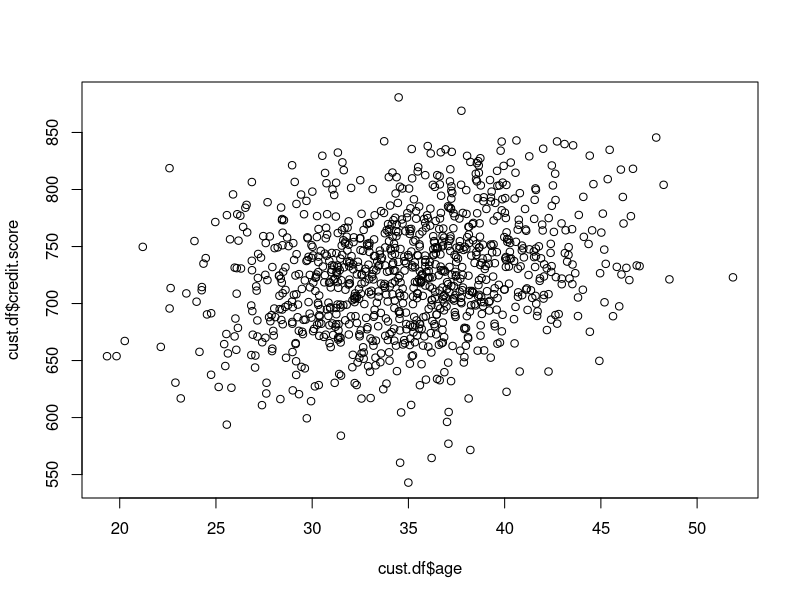
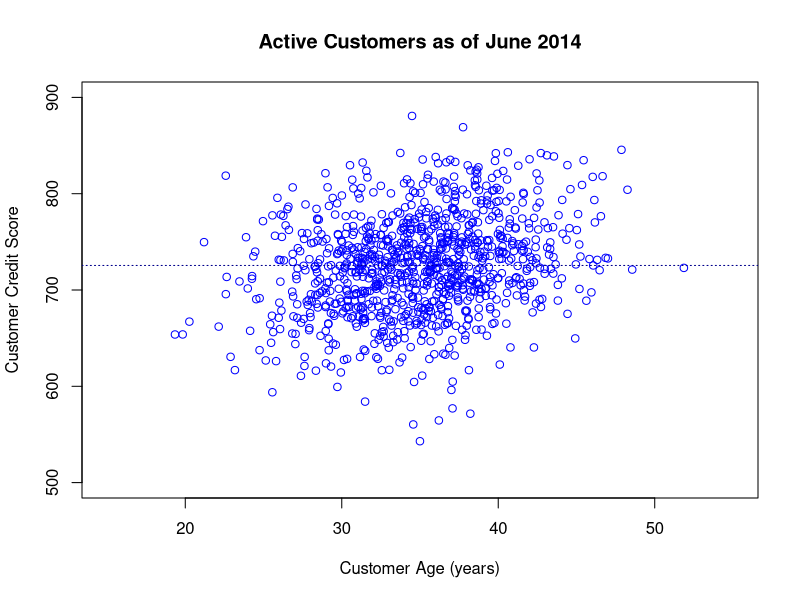
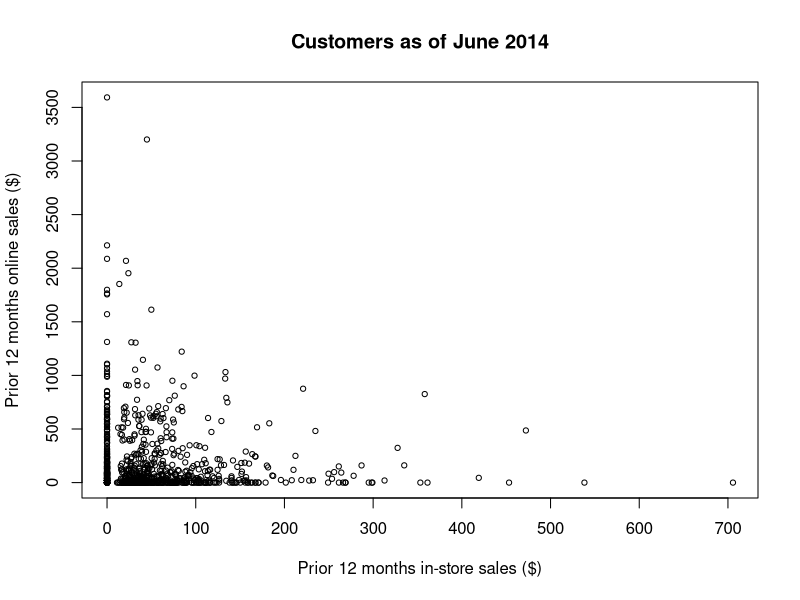
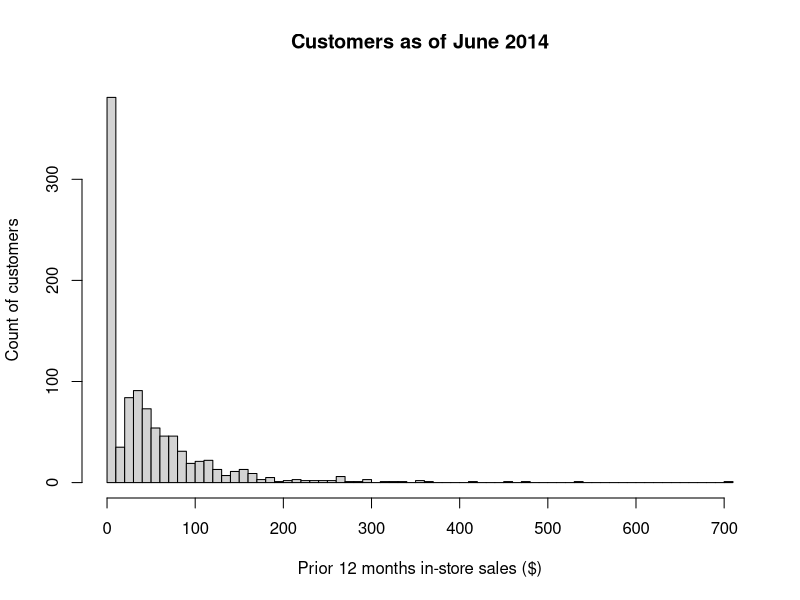
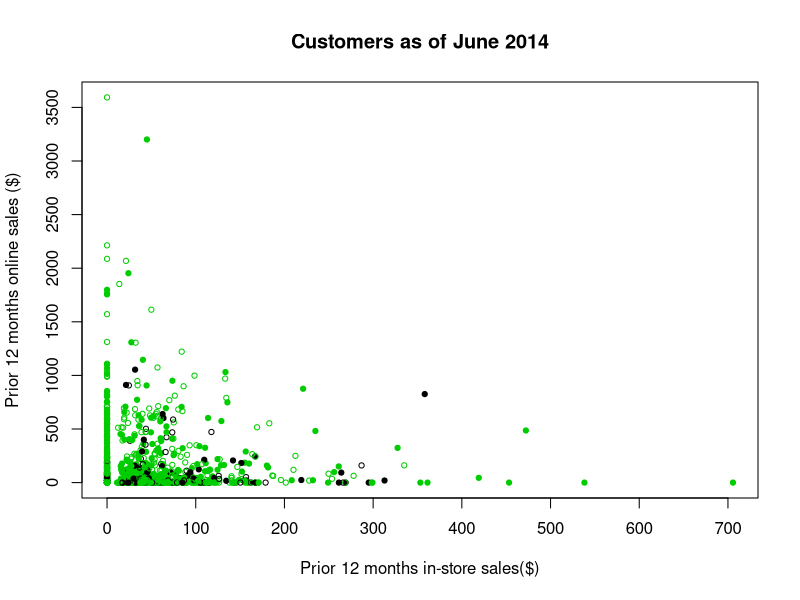
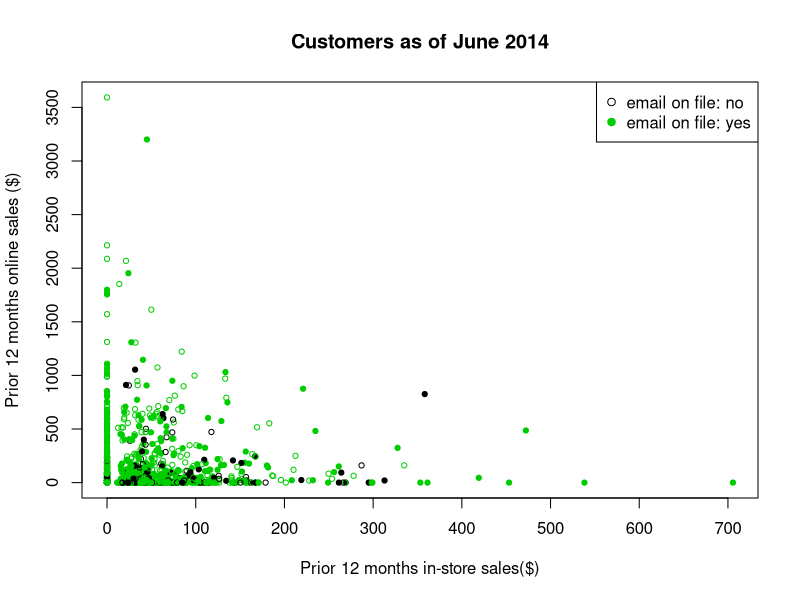
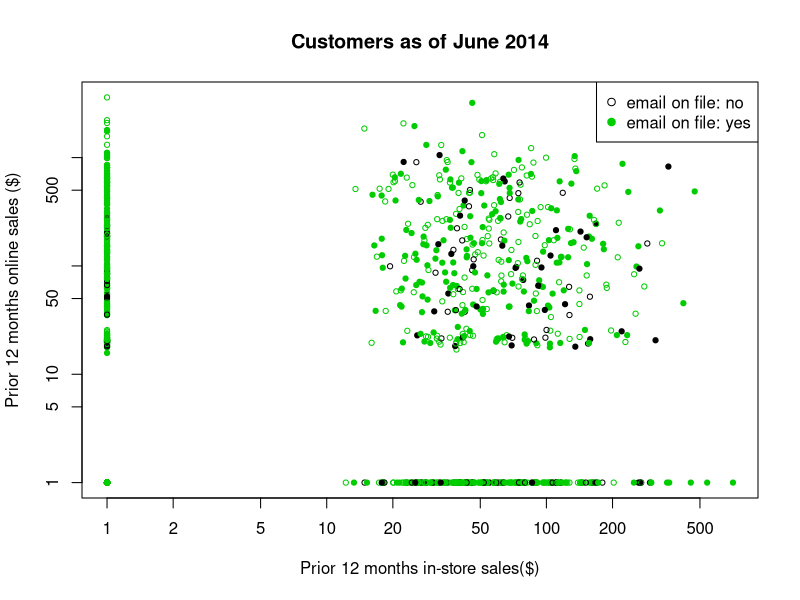
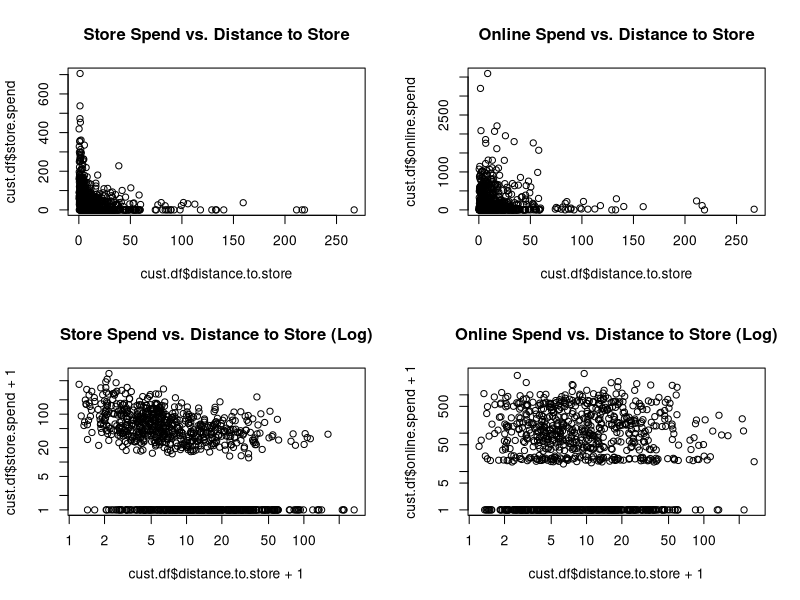

Write the R code that produced these figures, in order.
## ---- chunk 1
knitr::opts_chunk$set(fig.width=8, fig.height=6, echo = TRUE, fig.align="center") 
## ---- chunk 2
set.seed(21821)
ncust <- 1000 
cust.df <- data.frame(cust.id=as.factor(c(1:ncust))) # customer id's are factors


## ---- chunk 3
cust.df$age <- rnorm(n=ncust, mean=35, sd=5)
cust.df$credit.score <- rnorm(n=ncust, mean=3*cust.df$age + 620, sd=50)

cust.df$email <- factor(sample(c("yes","no"), size=ncust, replace=TRUE, prob=c(0.8,0.2))) # Factor var with yes, no

cust.df$distance.to.store <- rlnorm(n=ncust, meanlog=2, sdlog=1.2)

summary(cust.df)

## ---- chunk 4
cust.df$online.visits <-rnbinom(ncust, size=0.3, mu=15 + ifelse(cust.df$email=="yes",15,0) - 0.7 * (cust.df$age-median(cust.df$age)))

cust.df$online.trans <- rbinom(ncust, size=cust.df$online.visits, prob=0.3)
cust.df$online.spend <- rlnorm(ncust, meanlog=3, sdlog=0.1) * cust.df$online.trans

#Best practice to check data along the way
summary(cust.df)
## ---- chunk 5
cust.df$store.trans <- rnbinom(ncust, size=5,
                               mu=3 / sqrt(cust.df$distance.to.store))

cust.df$store.spend <- rlnorm(ncust, mean=3.5, sd=0.4) * cust.df$store.trans

summary(cust.df)
## ---- chunk 6
# create temporary variables to be assigned to data frame vars later
sat.overall <- rnorm(ncust, mean=3.1, sd=0.7)
sat.service <- floor(sat.overall + rnorm(ncust, mean=0.5, sd=0.4))
sat.selection <- floor(sat.overall + rnorm(ncust, mean=-0.2, sd=0.6))

summary(cbind(sat.overall, sat.service, sat.selection))
## ---- chunk 7
sat.service[sat.service > 5] <- 5
sat.service[sat.service < 1] <- 1
sat.selection[sat.selection <1] <- 1
sat.selection[sat.selection >5] <- 5

# check
summary(cbind(sat.service, sat.selection))
## ---- chunk 8
no.response <- as.logical(rbinom(ncust, size=1, prob=cust.df$age/100))
summary(no.response)

# use the T/F in no.response to clear some of the survey satisfaction values for some customers
sat.selection[no.response] <- NA
sat.service[no.response] <- NA

# check
summary(cbind(sat.service, sat.selection))
## ---- chunk 9
# Add the survery responses to cust.df

cust.df$sat.service <- sat.service
cust.df$sat.selection <- sat.selection

summary(cust.df)
## ---- chunk 10
plot(x=cust.df$age, cust.df$credit.score)
## ---- chunk 11

# types of plots based on data types
methods(plot)
## ---- chunk 12
# enhance our plot with titles, labels, ablines

plot(cust.df$age, cust.df$credit.score,
     col="blue",
     xlim=c(15,55), ylim=c(500,900),
     main="Active Customers as of June 2014",
     xlab="Customer Age (years)",
     ylab="Customer Credit Score")

abline(h=mean(cust.df$credit.score), col="dark blue", lty="dotted")
abline(h=mean(cust.df$age), col="dark blue", lty="dotted")

## ---- chunk 13
plot(cust.df$store.spend, cust.df$online.spend,
     main="Customers as of June 2014",
     xlab="Prior 12 months in-store sales ($)",
     ylab="Prior 12 months online sales ($)",
     cex=0.7)
## ---- chunk 14
hist(cust.df$store.spend,
     breaks=(0:ceiling(max(cust.df$store.spend/10)))*10,
             main="Customers as of June 2014",
             xlab="Prior 12 months in-store sales ($)",
             ylab="Count of customers")
## ---- chunk 15
#Step 1
my.col <- c("black","green3")
my.pch <- c(1,19) # R's sympbols for solid and open circles. FMI, see ?points.

#Step 2 & 3
my.col2 <- my.col[cust.df$email]
head(my.col2) # Preview
## ---- chunk 16
#Step 4

plot(cust.df$store.spend, cust.df$online.spend,
     cex=0.7,
     col=my.col2, pch=my.pch,
     main="Customers as of June 2014",
     xlab="Prior 12 months in-store sales($)",
     ylab="Prior 12 months online sales ($)")


## ---- chunk 17
plot(cust.df$store.spend, cust.df$online.spend,
     cex=0.7,
     col=my.col2, pch=my.pch,
     main="Customers as of June 2014",
     xlab="Prior 12 months in-store sales($)",
     ylab="Prior 12 months online sales ($)")

legend( x="topright",
        legend=paste("email on file:", levels(cust.df$email)),
        col=my.col,
        pch=my.pch)

## ---- chunk 18
plot(cust.df$store.spend + 1, cust.df$online.spend + 1,
     cex=0.7,
     col=my.col2, pch=my.pch,
     main="Customers as of June 2014",
     xlab="Prior 12 months in-store sales($)",
     ylab="Prior 12 months online sales ($)",
     log="xy")

legend( x="topright",
        legend=paste("email on file:", levels(cust.df$email)),
        col=my.col,
        pch=my.pch)

## ---- chunk 19
par(mfrow=c(2,2)) # set of query graphical parameters

plot(cust.df$distance.to.store, cust.df$store.spend,
     main="Store Spend vs. Distance to Store")
plot(cust.df$distance.to.store, cust.df$online.spend,
      main="Online Spend vs. Distance to Store")

plot(cust.df$distance.to.store+1, cust.df$store.spend+1,
     main="Store Spend vs. Distance to Store (Log)", log="xy")
plot(cust.df$distance.to.store+1, cust.df$online.spend+1,
      main="Online Spend vs. Distance to Store (Log)", log="xy")
## ---- chunk 20
pairs(formula = ~age+credit.score+email+distance.to.store+online.visits+online.trans+online.spend+store.trans+store.spend,
      data=cust.df)
